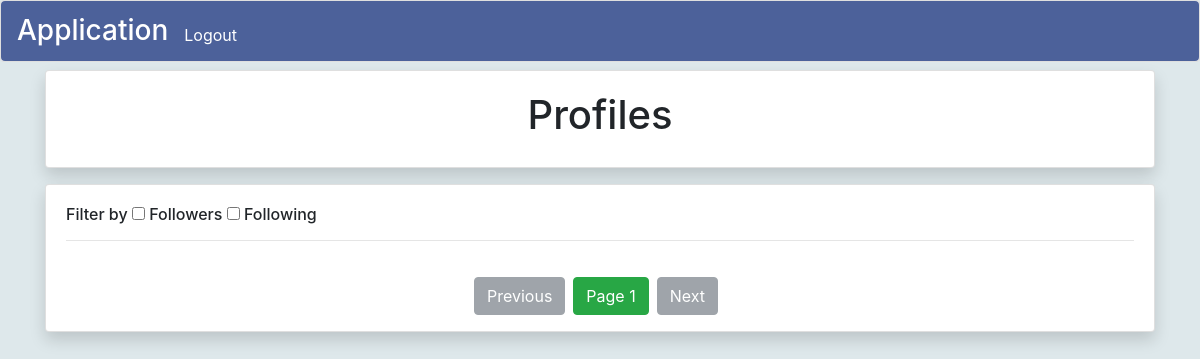
Before: /?page=2 (signed in) with the older database file.
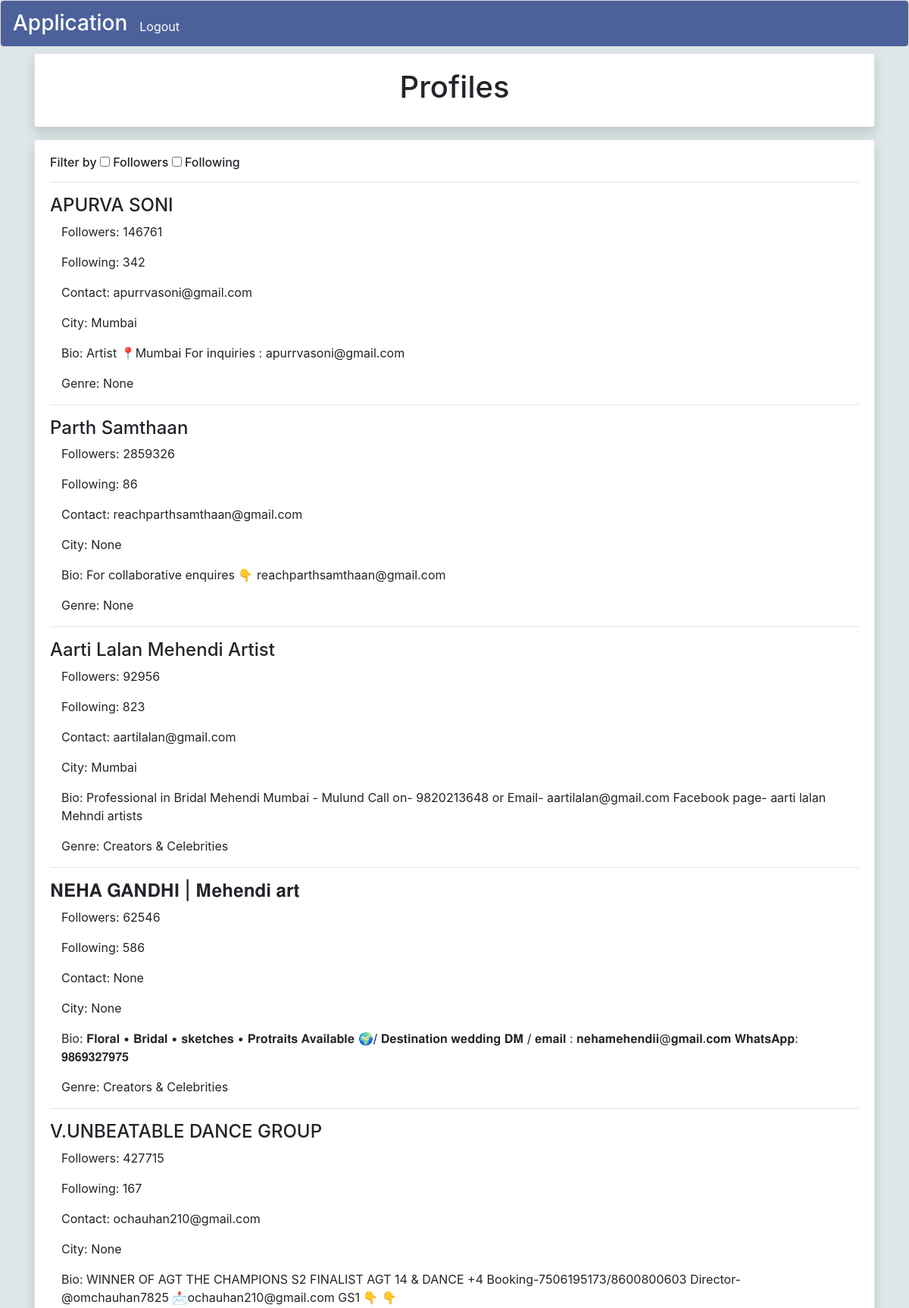
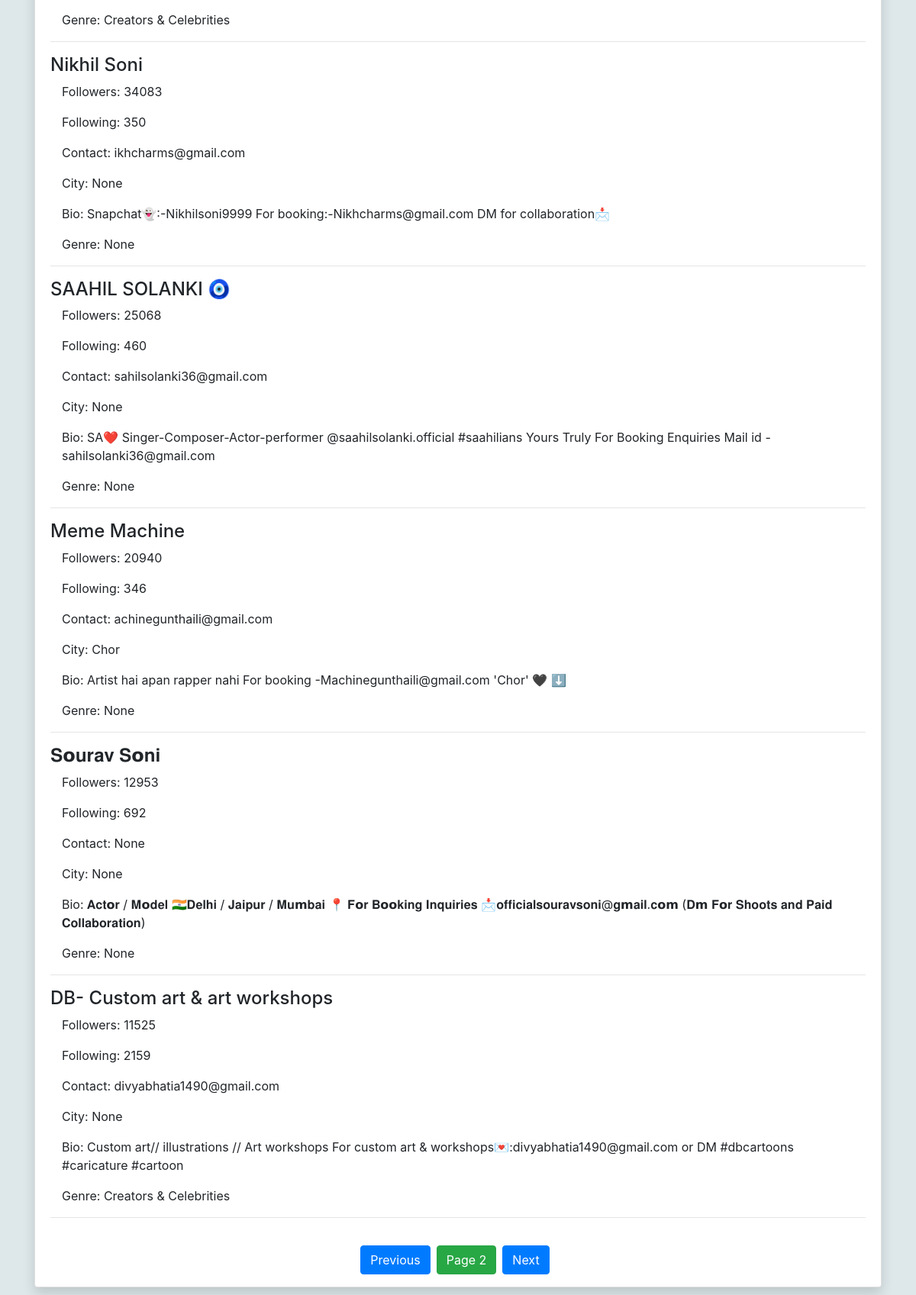
After: the same page with the newer database file (2 pictures, top to bottom).
### data_app/models.py (models this page shows)
class Insta_profiles(models.Model):
    name = models.CharField(max_length = 100)
    follower_count = models.IntegerField()
    following_count = models.IntegerField()
    genere = models.CharField(max_length=200)
    bio = models.CharField(max_length = 1000)
    city = models.CharField(max_length = 100)
    contact_details = models.CharField(max_length = 200)

### data_app/views.py (the view)
# urls.py: 2. Add a URL to urlpatterns:  path('', views.home, name='home')
@login_required
def home(request):
    if request.method == "POST":
        a = request.POST.getlist("filter_by")
        query = Insta_profiles.objects.all()
        print(request.POST['max_followers_value'])
        print(type(int(request.POST['max_followers_value'])))
        for i in a:
            if i == "Followers":
                query = Insta_profiles.objects.filter(follower_count__lte = int(request.POST['max_followers_value'])).filter(follower_count__gte = int(request.POST['min_followers_value']))
                print(len(query))
            elif i == "Followees":
                query = query.filter(following_count__lte = int(request.POST['max_followees_value'])).filter( following_count__gte = int(request.POST['min_followees_value']))
        number = len(query)
        return render(request, "filter_results.html", {"page":query, "number":number})
    else:
        profiles = Insta_profiles.objects.all()
        p = Paginator(profiles, 10)
        page_num = request.GET.get('page',1)
        try:
            page = p.page(page_num)
        except EmptyPage:
            page = p.page(1)
    return render(request, 'home.html', {"page":page})

### data_app/templates/home.html (shortened to what this page needs)
{% extends 'base.html' %}
{% block content %}
<div class="container text-center mt-2">
    <div class="card shadow" >
        <div class="card-body ">
            <h1 class="">Profiles</h1>
        </div>
    </div>
</div>
<div class="container">
    <div class="card shadow">
        <div class="card-body">
            <div class="" >
                <div>
                    <form method="POST" action="{% url 'home' %}">
                        <h6>
                            Filter by <input type="checkbox" name="filter_by" id="filter_by_1" value="Followers" onchange="function1()">  Followers  <input type="checkbox" name="filter_by" id="filter_by_2" value="Followees" onchange="function2()">  Following
                        </h6>
                    </form>
                </div>
            </div>
            <hr>
            {% for item in page %}
            <h4>
                {{ item.name  }}
            </h4>
            <div class="container">
                <p>
                    Followers: {{ item.follower_count }}
                </p>
                <p>
                    Following: {{ item.following_count }}
                </p>
                <p>
                    Contact: {{ item.contact_details }}
                </p>
                <p>
                    City: {{ item.city }}
                </p>
                <p>
                    Bio: {{ item.bio }}
                </p>
                <p>
                    Genre: {{ item.genere }}
                </p>
            </div>
            <hr>
            {% endfor %}
        </div>
        <div class="text-center" >
            <div class="d-flex justify-content-center">
                {% if page.has_previous %}
                <p>
                    <a href="{% url 'home' %}?page={{ page.previous_page_number }}" class=" btn btn-primary mr-2" >Previous</a>
                </p>
                {% else %}
                <p>
                    <button disabled class=" btn btn-secondary mr-2" >Previous</button>
                </p>
                {% endif %}
                <p class=" btn btn-success mr-2">Page {{page.number}}</p>
                {% if page.has_next %}
                <p>
                    <a href="{% url 'home' %}?page={{ page.next_page_number }}" class=" btn btn-primary mr-2">Next</a>
                </p>
                {% else %}
                <p>
                    <button disabled class=" btn btn-secondary mr-2">Next</button>
                </p>
                {% endif %}
            </div>
        </div>
    </div>
</div>
{% endblock %}

Changed rows visible on the page:
added Insta_profiles: name "APURVA SONI", follower_count "146761", following_count "342", contact_details "apurrvasoni@gmail.com", city "Mumbai", bio "Artist 📍Mumbai For inquiries : apurrvasoni@gmail.com", genere "None"
added Insta_profiles: name "Parth Samthaan", follower_count "2859326", following_count "86", contact_details "reachparthsamthaan@gmail.com", city "None", bio "For collaborative enquires 👇 reachparthsamthaan@gmail.com", genere "None"
added Insta_profiles: name "Aarti Lalan Mehendi Artist", follower_count "92956", following_count "823", contact_details "aartilalan@gmail.com", city "Mumbai", bio "Professional in Bridal Mehendi Mumbai - Mulund Call on- 9820213648 or Email- aartilalan@gmail.com Facebook page- aarti lalan Mehndi artists", genere "Creators & Celebrities"
added Insta_profiles: name "𝐍𝐄𝐇𝐀 𝐆𝐀𝐍𝐃𝐇𝐈 | 𝐌𝐞𝐡𝐞𝐧𝐝𝐢 𝐚𝐫𝐭", follower_count "62546", following_count "586", contact_details "None", city "None", bio "𝐅𝐥𝐨𝐫𝐚𝐥 • 𝐁𝐫𝐢𝐝𝐚𝐥 • 𝐬𝐤𝐞𝐭𝐜𝐡𝐞𝐬 • 𝐏𝐫𝐨𝐭𝐫𝐚𝐢𝐭𝐬 𝐀𝐯𝐚𝐢𝐥𝐚𝐛𝐥𝐞 🌍/ 𝐃𝐞𝐬𝐭𝐢𝐧𝐚𝐭𝐢𝐨𝐧 𝐰𝐞𝐝𝐝𝐢𝐧𝐠 𝐃𝐌 / 𝐞𝐦𝐚𝐢𝐥 : 𝐧𝐞𝐡𝐚𝐦𝐞𝐡𝐞𝐧𝐝𝐢𝐢@𝐠𝐦𝐚𝐢𝐥.𝐜𝐨𝐦 𝐖𝐡𝐚𝐭𝐬𝐀𝐩𝐩: 𝟗𝟖𝟔𝟗𝟑𝟐𝟕𝟗𝟕𝟓", genere "Creators & Celebrities"
added Insta_profiles: name "V.UNBEATABLE DANCE GROUP", follower_count "427715", following_count "167", contact_details "ochauhan210@gmail.com", city "None", bio "WINNER OF AGT THE CHAMPIONS S2 FINALIST AGT 14 & DANCE +4 Booking-7506195173/8600800603 Director- @omchauhan7825 📩ochauhan210@gmail.com GS1 👇 👇", genere "Creators & Celebrities"
added Insta_profiles: name "Nikhil Soni", follower_count "34083", following_count "350", contact_details "ikhcharms@gmail.com", city "None", bio "Snapchat👻:-Nikhilsoni9999 For booking:-Nikhcharms@gmail.com DM for collaboration📩", genere "None"
added Insta_profiles: name "SAAHIL SOLANKI 🧿", follower_count "25068", following_count "460", contact_details "sahilsolanki36@gmail.com", city "None", bio "SA❤️ Singer-Composer-Actor-performer @saahilsolanki.official #saahilians Yours Truly For Booking Enquiries Mail id - sahilsolanki36@gmail.com", genere "None"
added Insta_profiles: name "Meme Machine", follower_count "20940", following_count "346", contact_details "achinegunthaili@gmail.com", city "Chor", bio "Artist hai apan rapper nahi For booking -Machinegunthaili@gmail.com 'Chor' 🖤 ⬇️", genere "None"
added Insta_profiles: name "𝐒𝗼𝐮𝐫𝐚𝐯 𝐒𝗼𝐧𝐢", follower_count "12953", following_count "692", contact_details "None", city "None", bio "𝐀𝐜𝐭𝗼𝐫 / 𝐌𝗼𝐝𝐞𝐥 🇮🇳𝐃𝐞𝐥𝐡𝐢 / 𝐉𝐚𝐢𝐩𝐮𝐫 / 𝐌𝐮𝗺𝐛𝐚𝐢 📍 𝐅𝗼𝐫 𝐁𝗼𝗼𝐤𝐢𝐧𝐠 𝐈𝐧𝐪𝐮𝐢𝐫𝐢𝐞𝐬 📩𝐨𝐟𝐟𝐢𝐜𝐢𝐚𝐥𝐬𝐨𝐮𝐫𝐚𝐯𝐬𝐨𝐧𝐢@𝐠𝗺𝐚𝐢𝐥.𝐜𝗼𝗺 (𝐃𝗺 𝐅𝗼𝐫 𝐒𝐡𝐨𝐨𝐭𝐬 𝐚𝐧𝐝 𝐏𝐚𝐢𝐝 𝐂𝐨𝐥𝐥𝐚𝐛𝐨𝐫𝐚𝐭𝐢𝐨𝐧)", genere "None"
added Insta_profiles: name "DB- Custom art & art workshops", follower_count "11525", following_count "2159", contact_details "divyabhatia1490@gmail.com", city "None", bio "Custom art// illustrations // Art workshops For custom art & workshops💌:divyabhatia1490@gmail.com or DM #dbcartoons #caricature #cartoon", genere "Creators & Celebrities"
Other visible differences:
{{ page.number }}: "1" → "2"
